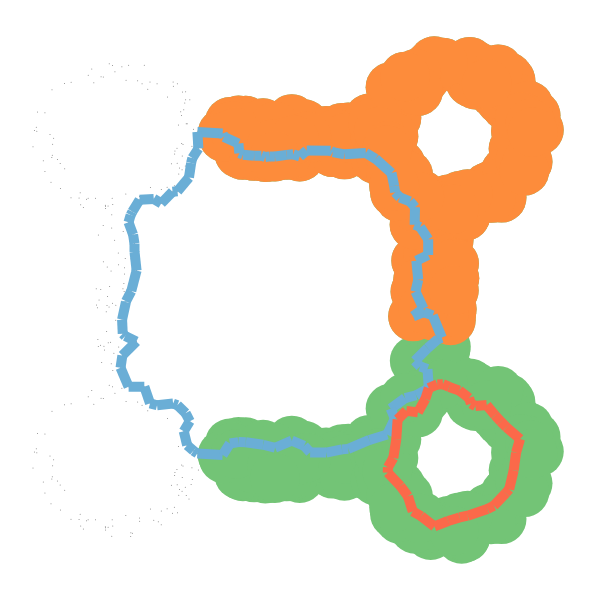
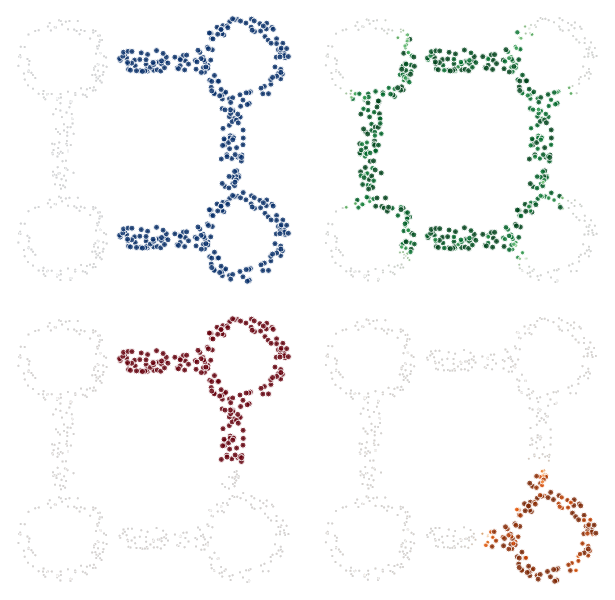

The notebook cell saved with these charts, in order:
### Markdown cell above
## Fixed Number of Features

In case where we want to have a fixed number of feature vectors instead of relying on topf's automatic feature selection heuristic, we can specify the number of features we want in each dimension using `fixed_num_features = [f_0,f_1]`.

### Code cell
topological_features = topf.topf(base_points, draw_signature_heatmaps = "Separate plots", draw_reps = True, fixed_num_features= [2,2])

### Figure 1 — Plotly figure (JSON) as saved in the notebook; plotly's stock layout.template omitted (floating-point values rounded to 4 significant figures; data arrays with more than 128 entries replaced by an {"elided": "..."} marker saying what was removed)
{"data": [{"hovertemplate": "x=%{x}<br>y=%{y}<extra></extra>", "legendgroup": "", "marker": {"color": "black", "opacity": 0.5, "size": 1, "symbol": "circle"}, "mode": "markers", "name": "", "orientation": "v", "showlegend": false, "type": "scatter", "x": {"elided": "656 float values"}, "xaxis": "x", "y": {"elided": "656 float values"}, "yaxis": "y"}, {"marker": {"color": "#73c476", "size": 50}, "mode": "markers", "type": "scatter", "x": {"elided": "390 float values"}, "y": {"elided": "390 float values"}}, {"marker": {"color": "#fd8c3b", "size": 50}, "mode": "markers", "type": "scatter", "x": {"elided": "208 float values"}, "y": {"elided": "208 float values"}}, {"line": {"color": "#6aaed6", "width": 10}, "mode": "lines", "type": "scatter", "x": [1.254, 0.956], "y": [0.04834, 0.06818]}, {"line": {"color": "#6aaed6", "width": 10}, "mode": "lines", "type": "scatter", "x": [1.254, 0.956], "y": [4.048, 4.068]}, {"line": {"color": "#6aaed6", "width": 10}, "mode": "lines", "type": "scatter", "x": [3.736, 3.843], "y": [1.786, 1.507]}, {"line": {"color": "#6aaed6", "width": 10}, "mode": "lines", "type": "scatter", "x": [0.214, 0.238], "y": [2.575, 2.345]}, {"line": {"color": "#6aaed6", "width": 10}, "mode": "lines", "type": "scatter", "x": [3.061, 3.248], "y": [3.733, 3.558]}, {"line": {"color": "#6aaed6", "width": 10}, "mode": "lines", "type": "scatter", "x": [2.247, 2.53], "y": [3.838, 3.835]}, {"line": {"color": "#6aaed6", "width": 10}, "mode": "lines", "type": "scatter", "x": [2.738, 2.988], "y": [0.1244, 0.2353]}, {"line": {"color": "#6aaed6", "width": 10}, "mode": "lines", "type": "scatter", "x": [0.1755, 0.238], "y": [2.087, 2.345]}, {"line": {"color": "#6aaed6", "width": 10}, "mode": "lines", "type": "scatter", "x": [3.674, 3.689], "y": [1.118, 0.8802]}, {"line": {"color": "#6aaed6", "width": 10}, "mode": "lines", "type": "scatter", "x": [0.04835, 0.1439], "y": [1.134, 0.8979]}, {"line": {"color": "#6aaed6", "width": 10}, "mode": "lines", "type": "scatter", "x": [2.946, 2.693], "y": [3.806, 3.79]}, {"line": {"color": "#6aaed6", "width": 10}, "mode": "lines", "type": "scatter", "x": [3.239, 3.409], "y": [0.6252, 0.7562]}, {"line": {"color": "#6aaed6", "width": 10}, "mode": "lines", "type": "scatter", "x": [1.341, 1.254], "y": [0.1908, 0.04834]}, {"line": {"color": "#6aaed6", "width": 10}, "mode": "lines", "type": "scatter", "x": [0.0701, 0.2358], "y": [1.287, 1.461]}, {"line": {"color": "#6aaed6", "width": 10}, "mode": "lines", "type": "scatter", "x": [3.542, 3.565], "y": [2.466, 2.229]}, {"line": {"color": "#6aaed6", "width": 10}, "mode": "lines", "type": "scatter", "x": [1.441, 1.269], "y": [3.925, 4.007]}, {"line": {"color": "#6aaed6", "width": 10}, "mode": "lines", "type": "scatter", "x": [3.533, 3.626], "y": [2.08, 1.87]}, {"line": {"color": "#6aaed6", "width": 10}, "mode": "lines", "type": "scatter", "x": [0.06681, 0.112], "y": [1.732, 1.95]}, {"line": {"color": "#6aaed6", "width": 10}, "mode": "lines", "type": "scatter", "x": [2.477, 2.664], "y": [0.07875, 0.1184]}, {"line": {"color": "#6aaed6", "width": 10}, "mode": "lines", "type": "scatter", "x": [2.988, 3.198], "y": [0.2353, 0.3026]}, {"line": {"color": "#6aaed6", "width": 10}, "mode": "lines", "type": "scatter", "x": [0.8355, 0.7952], "y": [0.1695, 0.3439]}, {"line": {"color": "#6aaed6", "width": 10}, "mode": "lines", "type": "scatter", "x": [3.198, 3.289], "y": [0.3026, 0.5031]}, {"line": {"color": "#6aaed6", "width": 10}, "mode": "lines", "type": "scatter", "x": [0.857, 0.7213], "y": [3.502, 3.33]}, {"line": {"color": "#6aaed6", "width": 10}, "mode": "lines", "type": "scatter", "x": [0.3969, 0.3294], "y": [0.6906, 0.8988]}, {"line": {"color": "#6aaed6", "width": 10}, "mode": "lines", "type": "scatter", "x": [3.675, 3.524], "y": [1.378, 1.22]}, {"line": {"color": "#6aaed6", "width": 10}, "mode": "lines", "type": "scatter", "x": [3.522, 3.527], "y": [2.913, 3.132]}, {"line": {"color": "#6aaed6", "width": 10}, "mode": "lines", "type": "scatter", "x": [2.071, 1.874], "y": [0.2269, 0.1383]}, {"line": {"color": "#6aaed6", "width": 10}, "mode": "lines", "type": "scatter", "x": [3.682, 3.682], "y": [2.732, 2.536]}, {"line": {"color": "#6aaed6", "width": 10}, "mode": "lines", "type": "scatter", "x": [0.4408, 0.5294], "y": [3.235, 3.179]}, {"line": {"color": "#6aaed6", "width": 10}, "mode": "lines", "type": "scatter", "x": [1.528, 1.733], "y": [0.2069, 0.1754]}, {"line": {"color": "#6aaed6", "width": 10}, "mode": "lines", "type": "scatter", "x": [0.857, 0.8822], "y": [3.502, 3.681]}, {"line": {"color": "#6aaed6", "width": 10}, "mode": "lines", "type": "scatter", "x": [0.956, 0.9679], "y": [4.068, 3.861]}, {"line": {"color": "#6aaed6", "width": 10}, "mode": "lines", "type": "scatter", "x": [3.565, 3.533], "y": [2.229, 2.08]}, {"line": {"color": "#6aaed6", "width": 10}, "mode": "lines", "type": "scatter", "x": [0.7952, 0.8668], "y": [0.3439, 0.469]}, {"line": {"color": "#6aaed6", "width": 10}, "mode": "lines", "type": "scatter", "x": [3.689, 3.54], "y": [0.8802, 0.7918]}, {"line": {"color": "#6aaed6", "width": 10}, "mode": "lines", "type": "scatter", "x": [0.5294, 0.6626], "y": [3.179, 3.324]}, {"line": {"color": "#6aaed6", "width": 10}, "mode": "lines", "type": "scatter", "x": [0.6694, 0.4801], "y": [0.6885, 0.6676]}, {"line": {"color": "#6aaed6", "width": 10}, "mode": "lines", "type": "scatter", "x": [2.288, 2.477], "y": [0.08071, 0.07875]}, {"line": {"color": "#6aaed6", "width": 10}, "mode": "lines", "type": "scatter", "x": [3.248, 3.281], "y": [3.558, 3.396]}, {"line": {"color": "#6aaed6", "width": 10}, "mode": "lines", "type": "scatter", "x": [0.3294, 0.1439], "y": [0.8988, 0.8979]}, {"line": {"color": "#6aaed6", "width": 10}, "mode": "lines", "type": "scatter", "x": [3.587, 3.682], "y": [2.885, 2.732]}, {"line": {"color": "#6aaed6", "width": 10}, "mode": "lines", "type": "scatter", "x": [0.2134, 0.1965], "y": [2.678, 2.793]}, {"line": {"color": "#6aaed6", "width": 10}, "mode": "lines", "type": "scatter", "x": [0.06681, 0.07457], "y": [1.732, 1.557]}, {"line": {"color": "#6aaed6", "width": 10}, "mode": "lines", "type": "scatter", "x": [0.2741, 0.1883], "y": [3.224, 3.075]}, {"line": {"color": "#6aaed6", "width": 10}, "mode": "lines", "type": "scatter", "x": [3.675, 3.799], "y": [1.378, 1.491]}, {"line": {"color": "#6aaed6", "width": 10}, "mode": "lines", "type": "scatter", "x": [0.4408, 0.2741], "y": [3.235, 3.224]}, {"line": {"color": "#6aaed6", "width": 10}, "mode": "lines", "type": "scatter", "x": [3.504, 3.626], "y": [1.773, 1.87]}, {"line": {"color": "#6aaed6", "width": 10}, "mode": "lines", "type": "scatter", "x": [0.1425, 0.1965], "y": [2.944, 2.793]}, {"line": {"color": "#6aaed6", "width": 10}, "mode": "lines", "type": "scatter", "x": [0.0701, 0.04835], "y": [1.287, 1.134]}, {"line": {"color": "#6aaed6", "width": 10}, "mode": "lines", "type": "scatter", "x": [2.217, 2.071], "y": [0.1631, 0.2269]}, {"line": {"color": "#6aaed6", "width": 10}, "mode": "lines", "type": "scatter", "x": [3.542, 3.682], "y": [2.466, 2.536]}, {"line": {"color": "#6aaed6", "width": 10}, "mode": "lines", "type": "scatter", "x": [0.8176, 0.7198], "y": [0.5686, 0.6679]}, {"line": {"color": "#6aaed6", "width": 10}, "mode": "lines", "type": "scatter", "x": [3.239, 3.289], "y": [0.6252, 0.5031]}, {"line": {"color": "#6aaed6", "width": 10}, "mode": "lines", "type": "scatter", "x": [0.1036, 0.2358], "y": [1.528, 1.461]}, {"line": {"color": "#6aaed6", "width": 10}, "mode": "lines", "type": "scatter", "x": [1.733, 1.874], "y": [0.1754, 0.1383]}, {"line": {"color": "#6aaed6", "width": 10}, "mode": "lines", "type": "scatter", "x": [0.1755, 0.1132], "y": [2.087, 1.96]}, {"line": {"color": "#6aaed6", "width": 10}, "mode": "lines", "type": "scatter", "x": [2.011, 1.872], "y": [3.783, 3.763]}, {"line": {"color": "#6aaed6", "width": 10}, "mode": "lines", "type": "scatter", "x": [2.556, 2.693], "y": [3.817, 3.79]}, {"line": {"color": "#6aaed6", "width": 10}, "mode": "lines", "type": "scatter", "x": [0.9679, 0.8967], "y": [3.861, 3.744]}, {"line": {"color": "#6aaed6", "width": 10}, "mode": "lines", "type": "scatter", "x": [2.946, 3.061], "y": [3.806, 3.733]}, {"line": {"color": "#6aaed6", "width": 10}, "mode": "lines", "type": "scatter", "x": [3.63, 3.504], "y": [1.825, 1.773]}, {"line": {"color": "#6aaed6", "width": 10}, "mode": "lines", "type": "scatter", "x": [3.54, 3.409], "y": [0.7918, 0.7562]}, {"line": {"color": "#6aaed6", "width": 10}, "mode": "lines", "type": "scatter", "x": [1.627, 1.494], "y": [3.771, 3.784]}, {"line": {"color": "#6aaed6", "width": 10}, "mode": "lines", "type": "scatter", "x": [3.467, 3.348], "y": [3.204, 3.253]}, {"line": {"color": "#6aaed6", "width": 10}, "mode": "lines", "type": "scatter", "x": [3.291, 3.348], "y": [3.315, 3.253]}, {"line": {"color": "#6aaed6", "width": 10}, "mode": "lines", "type": "scatter", "x": [1.441, 1.452], "y": [3.925, 3.803]}, {"line": {"color": "#6aaed6", "width": 10}, "mode": "lines", "type": "scatter", "x": [3.63, 3.736], "y": [1.825, 1.786]}, {"line": {"color": "#6aaed6", "width": 10}, "mode": "lines", "type": "scatter", "x": [2.247, 2.165], "y": [3.838, 3.763]}, {"line": {"color": "#6aaed6", "width": 10}, "mode": "lines", "type": "scatter", "x": [0.8176, 0.8668], "y": [0.5686, 0.469]}, {"line": {"color": "#6aaed6", "width": 10}, "mode": "lines", "type": "scatter", "x": [2.217, 2.288], "y": [0.1631, 0.08071]}, {"line": {"color": "#6aaed6", "width": 10}, "mode": "lines", "type": "scatter", "x": [0.214, 0.2134], "y": [2.575, 2.678]}, {"line": {"color": "#6aaed6", "width": 10}, "mode": "lines", "type": "scatter", "x": [1.442, 1.341], "y": [0.2092, 0.1908]}, {"line": {"color": "#6aaed6", "width": 10}, "mode": "lines", "type": "scatter", "x": [0.8355, 0.9101], "y": [0.1695, 0.1003]}, {"line": {"color": "#6aaed6", "width": 10}, "mode": "lines", "type": "scatter", "x": [0.1425, 0.1685], "y": [2.944, 3.035]}, {"line": {"color": "#6aaed6", "width": 10}, "mode": "lines", "type": "scatter", "x": [3.524, 3.587], "y": [1.22, 1.15]}, {"line": {"color": "#6aaed6", "width": 10}, "mode": "lines", "type": "scatter", "x": [3.467, 3.527], "y": [3.204, 3.132]}, {"line": {"color": "#6aaed6", "width": 10}, "mode": "lines", "type": "scatter", "x": [3.674, 3.587], "y": [1.118, 1.15]}, {"line": {"color": "#6aaed6", "width": 10}, "mode": "lines", "type": "scatter", "x": [1.627, 1.713], "y": [3.771, 3.773]}, {"line": {"color": "#6aaed6", "width": 10}, "mode": "lines", "type": "scatter", "x": [0.3969, 0.4801], "y": [0.6906, 0.6676]}, {"line": {"color": "#6aaed6", "width": 10}, "mode": "lines", "type": "scatter", "x": [1.528, 1.442], "y": [0.2069, 0.2092]}, {"line": {"color": "#6aaed6", "width": 10}, "mode": "lines", "type": "scatter", "x": [2.165, 2.088], "y": [3.763, 3.791]}, {"line": {"color": "#6aaed6", "width": 10}, "mode": "lines", "type": "scatter", "x": [3.291, 3.281], "y": [3.315, 3.396]}, {"line": {"color": "#6aaed6", "width": 10}, "mode": "lines", "type": "scatter", "x": [2.088, 2.011], "y": [3.791, 3.783]}, {"line": {"color": "#6aaed6", "width": 10}, "mode": "lines", "type": "scatter", "x": [2.738, 2.664], "y": [0.1244, 0.1184]}, {"line": {"color": "#6aaed6", "width": 10}, "mode": "lines", "type": "scatter", "x": [3.587, 3.522], "y": [2.885, 2.913]}, {"line": {"color": "#6aaed6", "width": 10}, "mode": "lines", "type": "scatter", "x": [0.8822, 0.8967], "y": [3.681, 3.744]}, {"line": {"color": "#6aaed6", "width": 10}, "mode": "lines", "type": "scatter", "x": [1.813, 1.872], "y": [3.764, 3.763]}, {"line": {"color": "#6aaed6", "width": 10}, "mode": "lines", "type": "scatter", "x": [0.6626, 0.7213], "y": [3.324, 3.33]}, {"line": {"color": "#6aaed6", "width": 10}, "mode": "lines", "type": "scatter", "x": [0.956, 0.9101], "y": [0.06818, 0.1003]}, {"line": {"color": "#6aaed6", "width": 10}, "mode": "lines", "type": "scatter", "x": [1.758, 1.813], "y": [3.757, 3.764]}, {"line": {"color": "#6aaed6", "width": 10}, "mode": "lines", "type": "scatter", "x": [0.6694, 0.7198], "y": [0.6885, 0.6679]}, {"line": {"color": "#6aaed6", "width": 10}, "mode": "lines", "type": "scatter", "x": [1.758, 1.713], "y": [3.757, 3.773]}, {"line": {"color": "#6aaed6", "width": 10}, "mode": "lines", "type": "scatter", "x": [3.799, 3.843], "y": [1.491, 1.507]}, {"line": {"color": "#6aaed6", "width": 10}, "mode": "lines", "type": "scatter", "x": [1.494, 1.452], "y": [3.784, 3.803]}, {"line": {"color": "#6aaed6", "width": 10}, "mode": "lines", "type": "scatter", "x": [0.1883, 0.1685], "y": [3.075, 3.035]}, {"line": {"color": "#6aaed6", "width": 10}, "mode": "lines", "type": "scatter", "x": [1.254, 1.269], "y": [4.048, 4.007]}, {"line": {"color": "#6aaed6", "width": 10}, "mode": "lines", "type": "scatter", "x": [0.1036, 0.07457], "y": [1.528, 1.557]}, {"line": {"color": "#6aaed6", "width": 10}, "mode": "lines", "type": "scatter", "x": [2.556, 2.53], "y": [3.817, 3.835]}, {"line": {"color": "#6aaed6", "width": 10}, "mode": "lines", "type": "scatter", "x": [0.1132, 0.112], "y": [1.96, 1.95]}, {"line": {"color": "#fb694a", "width": 10}, "mode": "lines", "type": "scatter", "x": [4.382, 4.148], "y": [-0.6228, -0.7066]}, {"line": {"color": "#fb694a", "width": 10}, "mode": "lines", "type": "scatter", "x": [3.321, 3.305], "y": [0.4913, 0.2435]}, {"line": {"color": "#fb694a", "width": 10}, "mode": "lines", "type": "scatter", "x": [4.638, 4.692], "y": [-0.3788, -0.1425]}, {"line": {"color": "#fb694a", "width": 10}, "mode": "lines", "type": "scatter", "x": [3.305, 3.27], "y": [0.2435, 0.0113]}, {"line": {"color": "#fb694a", "width": 10}, "mode": "lines", "type": "scatter", "x": [4.606, 4.767], "y": [0.3936, 0.2473]}, {"line": {"color": "#fb694a", "width": 10}, "mode": "lines", "type": "scatter", "x": [4.692, 4.72], "y": [-0.1425, 0.07768]}, {"line": {"color": "#fb694a", "width": 10}, "mode": "lines", "type": "scatter", "x": [3.352, 3.205], "y": [-0.3359, -0.1719]}, {"line": {"color": "#fb694a", "width": 10}, "mode": "lines", "type": "scatter", "x": [4.457, 4.597], "y": [-0.5836, -0.4286]}, {"line": {"color": "#fb694a", "width": 10}, "mode": "lines", "type": "scatter", "x": [4.053, 4.148], "y": [-0.7291, -0.7066]}, {"line": {"color": "#fb694a", "width": 10}, "mode": "lines", "type": "scatter", "x": [3.601, 3.756], "y": [-0.714, -0.8407]}, {"line": {"color": "#fb694a", "width": 10}, "mode": "lines", "type": "scatter", "x": [3.424, 3.561], "y": [0.5972, 0.5786]}, {"line": {"color": "#fb694a", "width": 10}, "mode": "lines", "type": "scatter", "x": [3.5, 3.443], "y": [-0.6532, -0.4659]}, {"line": {"color": "#fb694a", "width": 10}, "mode": "lines", "type": "scatter", "x": [3.649, 3.561], "y": [0.7459, 0.5786]}, {"line": {"color": "#fb694a", "width": 10}, "mode": "lines", "type": "scatter", "x": [4.72, 4.767], "y": [0.07768, 0.2473]}, {"line": {"color": "#fb694a", "width": 10}, "mode": "lines", "type": "scatter", "x": [3.917, 3.756], "y": [-0.7733, -0.8407]}, {"line": {"color": "#fb694a", "width": 10}, "mode": "lines", "type": "scatter", "x": [3.649, 3.689], "y": [0.7459, 0.8802]}, {"line": {"color": "#fb694a", "width": 10}, "mode": "lines", "type": "scatter", "x": [3.443, 3.352], "y": [-0.4659, -0.3359]}, {"line": {"color": "#fb694a", "width": 10}, "mode": "lines", "type": "scatter", "x": [4.47, 4.373], "y": [0.5443, 0.6692]}, {"line": {"color": "#fb694a", "width": 10}, "mode": "lines", "type": "scatter", "x": [3.424, 3.321], "y": [0.5972, 0.4913]}, {"line": {"color": "#fb694a", "width": 10}, "mode": "lines", "type": "scatter", "x": [4.164, 4.049], "y": [0.7576, 0.8496]}, {"line": {"color": "#fb694a", "width": 10}, "mode": "lines", "type": "scatter", "x": [3.917, 4.053], "y": [-0.7733, -0.7291]}, {"line": {"color": "#fb694a", "width": 10}, "mode": "lines", "type": "scatter", "x": [4.24, 4.373], "y": [0.658, 0.6692]}, {"line": {"color": "#fb694a", "width": 10}, "mode": "lines", "type": "scatter", "x": [3.27, 3.206], "y": [0.0113, -0.1042]}, {"line": {"color": "#fb694a", "width": 10}, "mode": "lines", "type": "scatter", "x": [3.93, 4.049], "y": [0.8951, 0.8496]}, {"line": {"color": "#fb694a", "width": 10}, "mode": "lines", "type": "scatter", "x": [3.5, 3.601], "y": [-0.6532, -0.714]}, {"line": {"color": "#fb694a", "width": 10}, "mode": "lines", "type": "scatter", "x": [3.689, 3.79], "y": [0.8802, 0.9265]}, {"line": {"color": "#fb694a", "width": 10}, "mode": "lines", "type": "scatter", "x": [4.54, 4.47], "y": [0.4635, 0.5443]}, {"line": {"color": "#fb694a", "width": 10}, "mode": "lines", "type": "scatter", "x": [3.205, 3.206], "y": [-0.1719, -0.1042]}, {"line": {"color": "#fb694a", "width": 10}, "mode": "lines", "type": "scatter", "x": [4.606, 4.54], "y": [0.3936, 0.4635]}, {"line": {"color": "#fb694a", "width": 10}, "mode": "lines", "type": "scatter", "x": [4.382, 4.457], "y": [-0.6228, -0.5836]}, {"line": {"color": "#fb694a", "width": 10}, "mode": "lines", "type": "scatter", "x": [3.93, 3.856], "y": [0.8951, 0.9297]}, {"line": {"color": "#fb694a", "width": 10}, "mode": "lines", "type": "scatter", "x": [4.187, 4.164], "y": [0.6877, 0.7576]}, {"line": {"color": "#fb694a", "width": 10}, "mode": "lines", "type": "scatter", "x": [3.79, 3.856], "y": [0.9265, 0.9297]}, {"line": {"color": "#fb694a", "width": 10}, "mode": "lines", "type": "scatter", "x": [4.638, 4.597], "y": [-0.3788, -0.4286]}, {"line": {"color": "#fb694a", "width": 10}, "mode": "lines", "type": "scatter", "x": [4.187, 4.24], "y": [0.6877, 0.658]}], "layout": {"height": 600, "legend": {"tracegroupgap": 0}, "margin": {"b": 0, "l": 0, "r": 0, "t": 0}, "paper_bgcolor": "rgba(0,0,0,0)", "plot_bgcolor": "rgba(0,0,0,0)", "scene": {"xaxis": {"visible": false}, "yaxis": {"visible": false}, "zaxis": {"visible": false}}, "showlegend": false, "width": 600, "xaxis": {"anchor": "y", "domain": [0, 1], "title": {"text": "x"}, "visible": false}, "yaxis": {"anchor": "x", "domain": [0, 1], "title": {"text": "y"}, "visible": false}}}

### Figure 2 — Plotly figure (JSON) as saved in the notebook; plotly's stock layout.template omitted (floating-point values rounded to 4 significant figures; data arrays with more than 128 entries replaced by an {"elided": "..."} marker saying what was removed)
{"data": [{"marker": {"color": "black", "opacity": 0.8, "size": 2}, "mode": "markers", "type": "scatter", "x": {"elided": "656 float values"}, "xaxis": "x", "y": {"elided": "656 float values"}, "yaxis": "y"}, {"marker": {"color": {"elided": "656 int values"}, "colorscale": [[0, "rgb(247,251,255)"], [0.125, "rgb(222,235,247)"], [0.25, "rgb(198,219,239)"], [0.375, "rgb(158,202,225)"], [0.5, "rgb(107,174,214)"], [0.625, "rgb(66,146,198)"], [0.75, "rgb(33,113,181)"], [0.875, "rgb(8,81,156)"], [1, "rgb(8,48,107)"]], "opacity": 0.8, "size": {"elided": "656 int values"}}, "mode": "markers", "type": "scatter", "x": {"elided": "656 float values"}, "xaxis": "x", "y": {"elided": "656 float values"}, "yaxis": "y"}, {"marker": {"color": "black", "opacity": 0.8, "size": 2}, "mode": "markers", "type": "scatter", "x": {"elided": "656 float values"}, "xaxis": "x3", "y": {"elided": "656 float values"}, "yaxis": "y3"}, {"marker": {"color": {"elided": "656 int values"}, "colorscale": [[0, "rgb(255,245,240)"], [0.125, "rgb(254,224,210)"], [0.25, "rgb(252,187,161)"], [0.375, "rgb(252,146,114)"], [0.5, "rgb(251,106,74)"], [0.625, "rgb(239,59,44)"], [0.75, "rgb(203,24,29)"], [0.875, "rgb(165,15,21)"], [1, "rgb(103,0,13)"]], "opacity": 0.8, "size": {"elided": "656 int values"}}, "mode": "markers", "type": "scatter", "x": {"elided": "656 float values"}, "xaxis": "x3", "y": {"elided": "656 float values"}, "yaxis": "y3"}, {"marker": {"color": "black", "opacity": 0.8, "size": 2}, "mode": "markers", "type": "scatter", "x": {"elided": "656 float values"}, "xaxis": "x2", "y": {"elided": "656 float values"}, "yaxis": "y2"}, {"marker": {"color": {"elided": "656 float values"}, "colorscale": [[0, "rgb(247,252,245)"], [0.125, "rgb(229,245,224)"], [0.25, "rgb(199,233,192)"], [0.375, "rgb(161,217,155)"], [0.5, "rgb(116,196,118)"], [0.625, "rgb(65,171,93)"], [0.75, "rgb(35,139,69)"], [0.875, "rgb(0,109,44)"], [1, "rgb(0,68,27)"]], "opacity": 0.8, "size": {"elided": "656 float values"}}, "mode": "markers", "type": "scatter", "x": {"elided": "656 float values"}, "xaxis": "x2", "y": {"elided": "656 float values"}, "yaxis": "y2"}, {"marker": {"color": "black", "opacity": 0.8, "size": 2}, "mode": "markers", "type": "scatter", "x": {"elided": "656 float values"}, "xaxis": "x4", "y": {"elided": "656 float values"}, "yaxis": "y4"}, {"marker": {"color": {"elided": "656 float values"}, "colorscale": [[0, "rgb(255,245,235)"], [0.125, "rgb(254,230,206)"], [0.25, "rgb(253,208,162)"], [0.375, "rgb(253,174,107)"], [0.5, "rgb(253,141,60)"], [0.625, "rgb(241,105,19)"], [0.75, "rgb(217,72,1)"], [0.875, "rgb(166,54,3)"], [1, "rgb(127,39,4)"]], "opacity": 0.8, "size": {"elided": "656 float values"}}, "mode": "markers", "type": "scatter", "x": {"elided": "656 float values"}, "xaxis": "x4", "y": {"elided": "656 float values"}, "yaxis": "y4"}], "layout": {"height": 600, "margin": {"b": 0, "l": 0, "r": 0, "t": 0}, "paper_bgcolor": "rgba(0,0,0,0)", "plot_bgcolor": "rgba(0,0,0,0)", "scene": {"xaxis": {"visible": false}, "yaxis": {"visible": false}}, "showlegend": false, "width": 615.4, "xaxis": {"anchor": "y", "domain": [0, 0.5], "visible": false}, "xaxis2": {"anchor": "y2", "domain": [0.5, 1], "visible": false}, "xaxis3": {"anchor": "y3", "domain": [0, 0.5], "visible": false}, "xaxis4": {"anchor": "y4", "domain": [0.5, 1], "visible": false}, "yaxis": {"anchor": "x", "domain": [0.5, 1], "visible": false}, "yaxis2": {"anchor": "x2", "domain": [0.5, 1], "visible": false}, "yaxis3": {"anchor": "x3", "domain": [0, 0.5], "visible": false}, "yaxis4": {"anchor": "x4", "domain": [0, 0.5], "visible": false}}}
